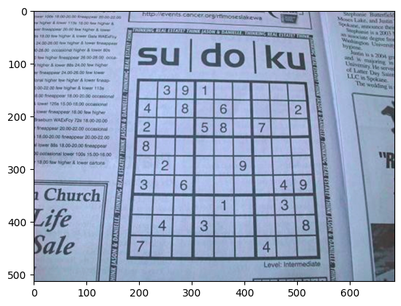
#> input picture Image Processing/class - 11/download.png, 401 x 306 px, shrunk from 548 x 418 before the run, found by its file name
$ jupyter execute cany_edge_detection_white_Balancing.ipynb
#> lines starting #> are read from the running program, lines starting #| are printed output that depends on the picture; long printed decimals are rounded
[cell 1]
import cv2 as cv
import numpy as np
import matplotlib.pyplot as plt

[cell 2]
img = cv.imread(r'D:\Reserach\Deep Learning with Computer Vision\class - 11\download.png')
#> img is the input picture: shape (306, 401, 3); mean B, G, R 202.2, 177.9, 165.4

Cany Edge Detection

[cell 3]
# cany Edge Detection

# Apply Cany edge detection
lower_threshold = 100
upper_threshold = 200

edges = cv.Canny(img, lower_threshold, upper_threshold)
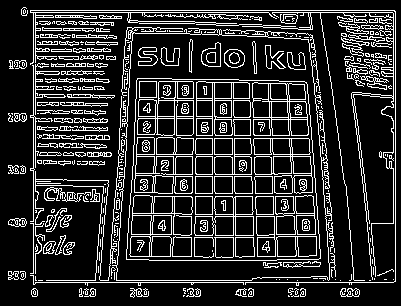
#> edges: shape (306, 401); 17.3% white in thin lines or dots

plt.figure(figsize=(10,5))
plt.subplot(121)
plt.imshow(img, cmap='gray')
plt.title('Orginal Image ')
plt.axis('off')

plt.subplot(122)
plt.imshow(edges, cmap='gray')
plt.title('Canny Edge Detection')
plt.tight_layout()
plt.show()
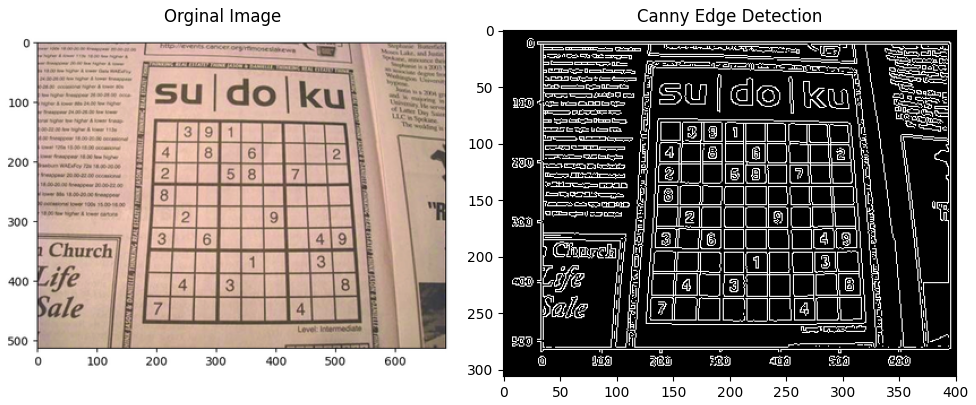
#> figure drawn by matplotlib, 2 panels; B, G, R data is drawn as R, G, B

[cell 4]
# Apply Canny edge detection
lower_threshold = 0
upper_threshold = 255
edges = cv.Canny(img, lower_threshold, upper_threshold)
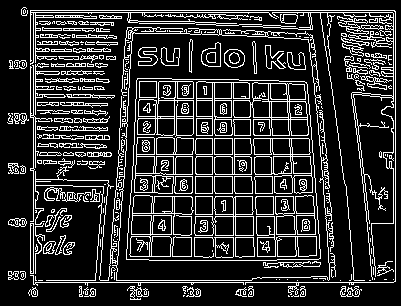
#> edges: shape (306, 401); 18% white in thin lines or dots
plt.imshow(edges, cmap='gray')

[cell 5]
# Apply Canny edge detection
lower_threshold = 100
upper_threshold = 120
edges = cv.Canny(img, lower_threshold, upper_threshold)
#> edges: shape (306, 401); 17.3% white in thin lines or dots
plt.imshow(edges, cmap='gray')

[cell 6]
# Apply Canny edge detection
lower_threshold = 0
upper_threshold = 50
edges = cv.Canny(img, lower_threshold, upper_threshold)
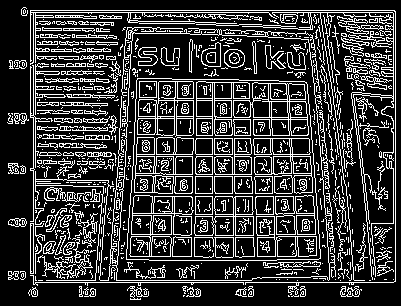
#> edges: shape (306, 401); 22.4% white in thin lines or dots
plt.imshow(edges, cmap='gray')

[cell 7]
lower_threshold =  0
upper_threshold = 255

edges = cv.Canny(img, lower_threshold, upper_threshold)
plt.imshow(edges, cmap='gray')

[cell 8]
image_path = r'D:\Reserach\Deep Learning with Computer Vision\class - 11\image.png'
image = cv.imread(image_path)
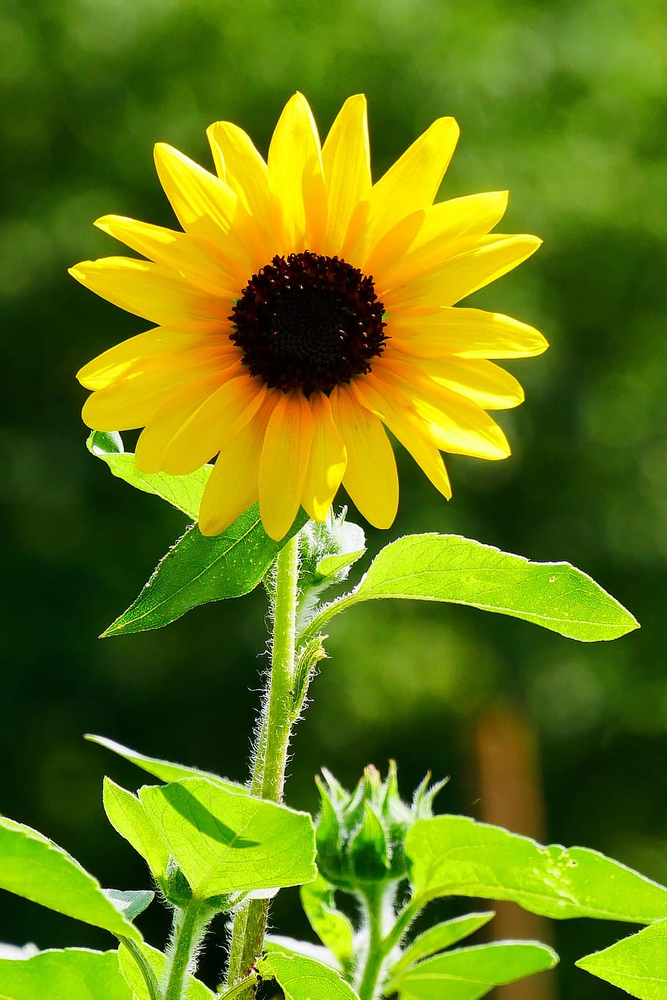
#> input picture Image Processing/class - 11/image.png, 667 x 1000 px, shrunk from 910 x 1365 before the run, found by its file name
#> image is the input picture: shape (1000, 667, 3); mean B, G, R 16.6, 124.7, 104.1
plt.imshow(image)

plt.imshow(image)
#> figure, not shown here; B, G, R data is drawn as R, G, B

[cell 9]
image.shape
#> Out = (1000, 667, 3)

[cell 10]
avg_color = np.mean(image, axis=(0,1))
#> avg_color = [16.58, 124.7, 104.1]

print('Average color', avg_color)
#| Average color [ 16.583 124.720 104.076]

[cell 11]
def white_balance(imag, sf=128):
    # convert the image to float32
#> called with sf = 128
    image_float = image.astype(np.float32)

    # calculate the average color of the image
    avg_color = np.mean(image_float, axis=(0,1))
#> avg_color = [16.58, 124.7, 104.1]
    print('average color', avg_color)
#| average color [ 16.583  124.718  104.079]

    # calculate the scaling factors
    scale = sf / avg_color
#> scale = [7.72, 1.03, 1.23]
    print('scaing factor', scale)
#| scaing factor [7.719  1.026 1.230]


    # apply the scaling factors to each channel
    img_balanced = image_float * scale
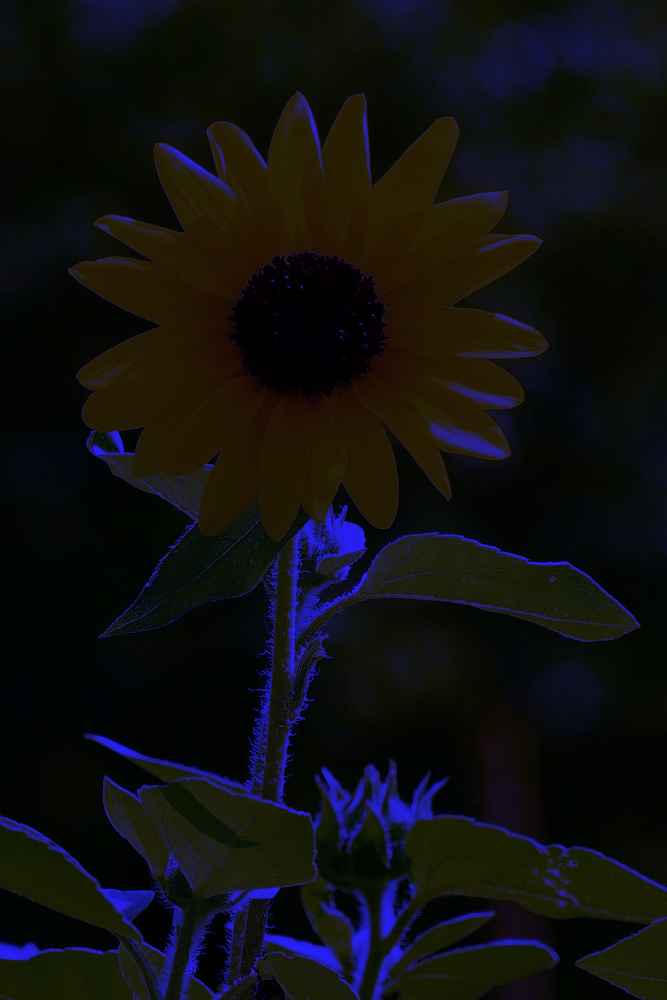
#> img_balanced: shape (1000, 667, 3) float32; mean B, G, R 128.2, 128, 128; drawn with min black and max white
    print('max and min value', np.max(img_balanced), np.min(img_balanced))
#| max and min value 1968.3353 0.0
     # Clip the values to be in the valid range [0, 255]

    img_balanced = np.clip(img_balanced, 0, 255).astype(np.uint8)
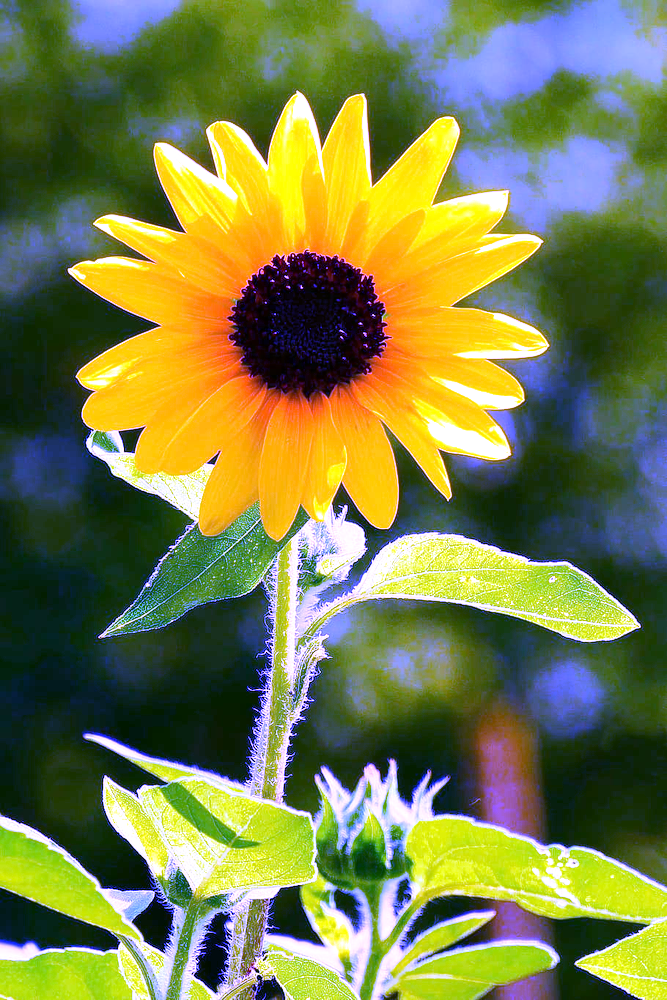
#> img_balanced: shape (1000, 667, 3); mean B, G, R 75, 127.4, 121.1

    return img_balanced

[cell 12]
image_path = r'D:\Reserach\Deep Learning with Computer Vision\class - 11\image.png'
image = cv.imread(image_path)

balanced_image_1 = white_balance(image)

balanced_image_2 = white_balance(image, sf = 50)
#> call 2 of white_balance, with sf = 50
#| average color [ 16.583  124.718  104.079]
#> in white_balance (call 2), `scale = sf / avg_color`: scale = [3.02, 0.401, 0.48]
#| scaing factor [3.015  0.4009 0.4804]
#| max and min value 768.881 0.0
#> in white_balance (call 2), `img_balanced = np.clip(img_balanced, 0, 255).astype(np.uint8)`:
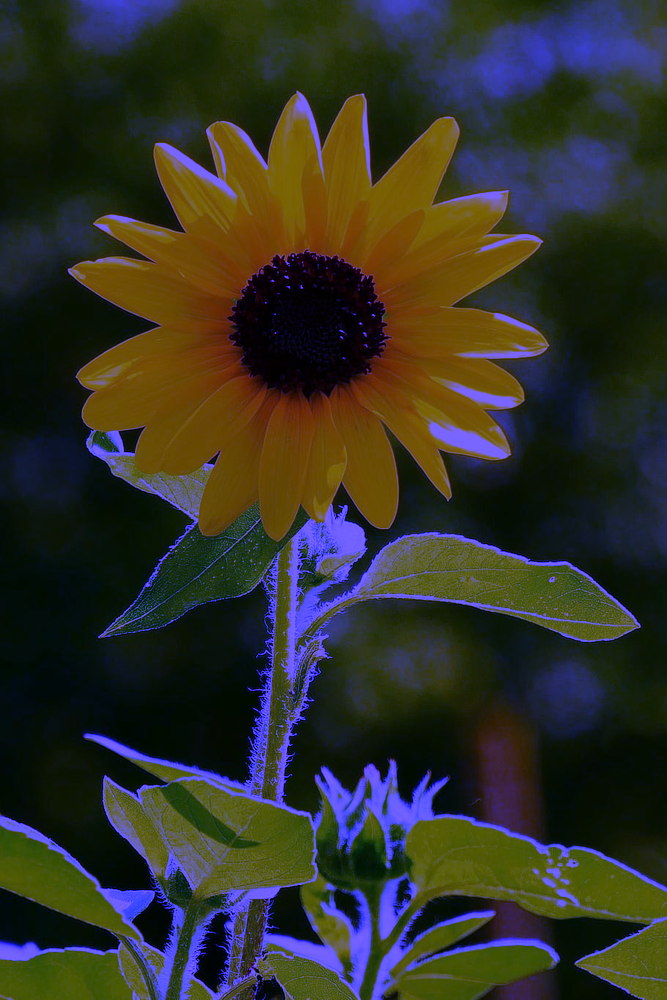
#> img_balanced: shape (1000, 667, 3); mean B, G, R 40.2, 49.5, 49.5


plt.figure(figsize=(10,5))

plt.subplot(131)
plt.imshow(cv.cvtColor(image, cv.COLOR_BGR2RGB))
plt.axis('off')
plt.title('Original Image ')

plt.subplot(132)
plt.imshow(cv.cvtColor(balanced_image_1, cv.COLOR_BGR2RGB))
plt.axis('off')
plt.title('White Balance Image 1  ')

plt.subplot(133)
plt.imshow(cv.cvtColor(balanced_image_2, cv.COLOR_BGR2RGB))
plt.axis('off')
plt.title('White Balance Image 2 ')
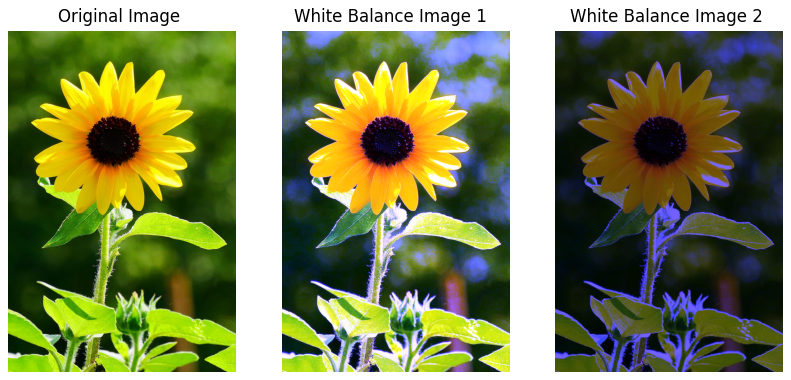
#> figure drawn by matplotlib, 3 panels
